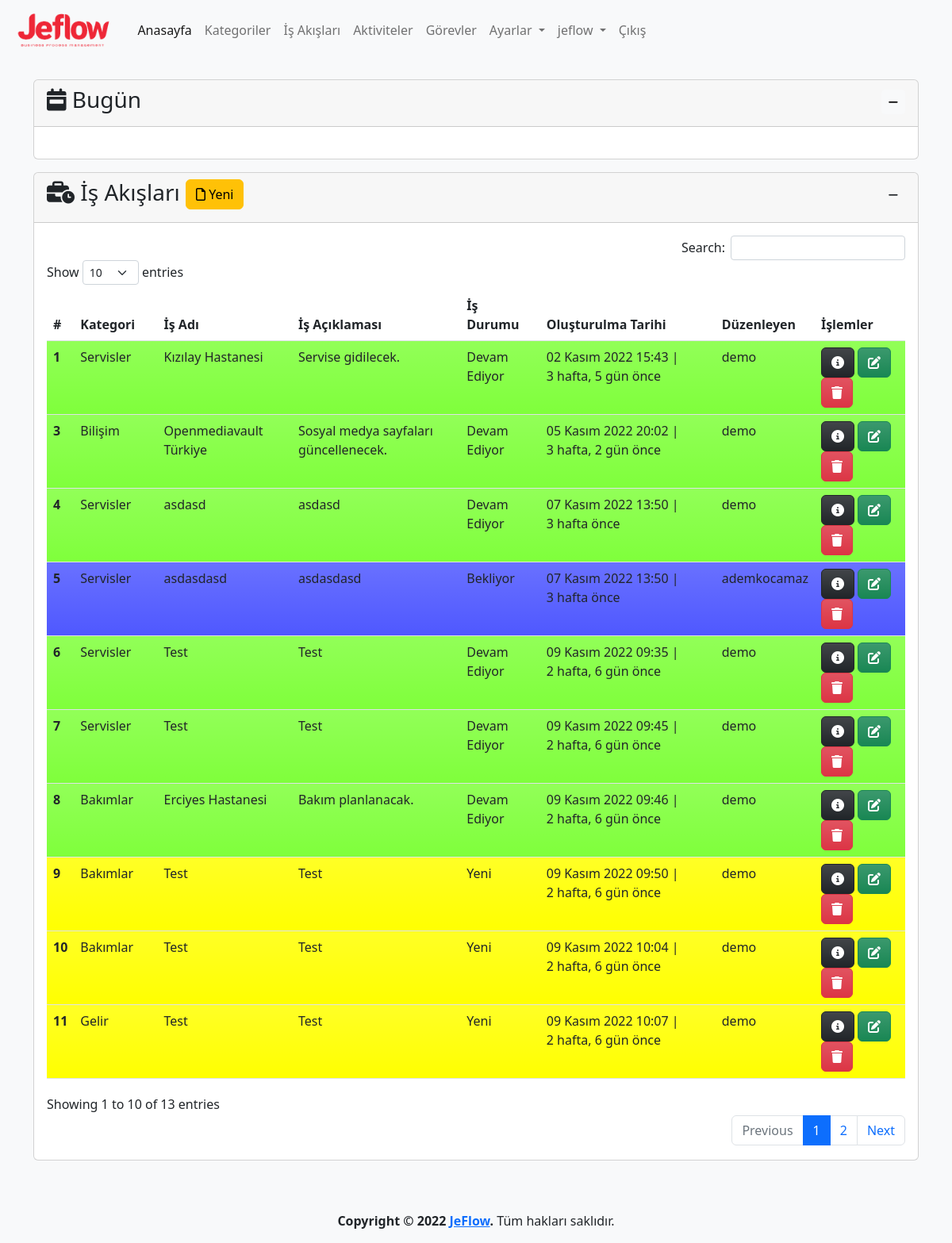
Page /process/ (signed in) on the earlier database version.
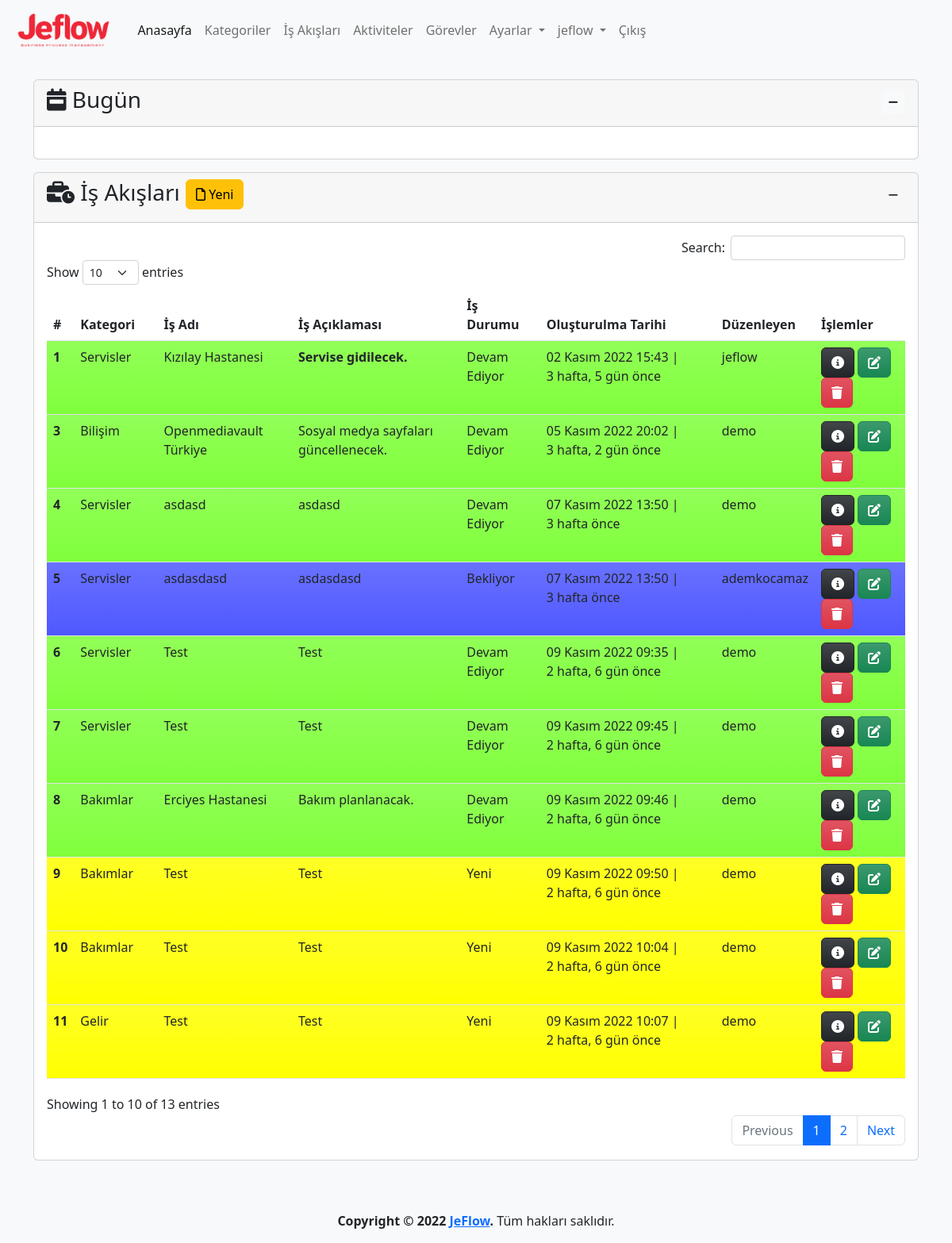
Same page on the later database version.
### app/models.py (models this page shows, shortened)
class Process(models.Model):
    category=models.ForeignKey(Category,on_delete=models.CASCADE,verbose_name='Kategori')
    name=models.CharField(max_length=500,verbose_name='İş Akış Adı')
    description=models.TextField(verbose_name='İş Akış Açıklaması', blank=True, null=True)
    state=models.ForeignKey(State, on_delete=models.SET_NULL,verbose_name='Durum', blank=True, null=True)
    created_date=models.DateTimeField(auto_now_add=True, verbose_name='Oluşturulma Tarihi')
    user=models.ForeignKey(User,on_delete=models.CASCADE,verbose_name='Kullanıcı', blank=True, null=True)
    class Meta:
        verbose_name='İş Akışı'
        verbose_name_plural='İş Akışları'

class Category(models.Model):
    name=models.CharField(max_length=500,verbose_name='Kategori Adı')
    description=models.TextField(verbose_name='Kategori Açıklaması', blank=True, null=True)
    created_date=models.DateTimeField(auto_now_add=True, verbose_name='Oluşturulma Tarihi')
    user=models.ForeignKey(User,on_delete=models.CASCADE,verbose_name='Kullanıcı', blank=True, null=True)
    def __str__(self):
        return self.name # + ' - ' + self.created_date.strftime("%d.%m.%Y, %H:%M:%S")
    class Meta:
        verbose_name='Kategori'
        verbose_name_plural="Kategoriler"

class State(models.Model):
    name=models.CharField(max_length=100,verbose_name='Durum')
    description=models.TextField(verbose_name='Açıklama', blank=True, null=True)
    color=ColorField(default='#FFFFFF',verbose_name='Renk')
    created_date=models.DateTimeField(auto_now_add=True, verbose_name='Oluşturulma Tarihi', blank=True, null=True)
    user=models.ForeignKey(User,on_delete=models.PROTECT,verbose_name='Kullanıcı', blank=True, null=True)
    def __str__(self):
        return self.name
    class Meta:
        verbose_name='Durum'
        verbose_name_plural='Durumlar'

### app/views.py (the view, shortened to what this page needs)
# urls.py: path('process/', views.process, name='process'),
@login_required(login_url='/user/login/')
def process(request):
    state=get_object_or_404(State,name='Yeni')
    process_form=ProcessForm(initial={'state':state})
    processes = Process.objects.order_by('created_date')
    context = {
        'process_form':process_form,
        'processes': processes
    }
    return render(request, 'app/process.html', context)

### app/forms.py
class ProcessForm(forms.ModelForm):
    class Meta:
        model=Process
        fields=('category','name','description','state')

### templates/app/process.html (shortened to what the changed rows need)
{% extends 'layout.html' %}
{% load humanize %}
{% block content %}
{% load crispy_forms_tags %}
<div class="row mt-3">
    <div class="col-md-12">
        <div class="card">
            <div class="collapse show" id="collapseProcess">
                <div class="card-body">
                    {% if processes %}
                    <table id="process" class="table table-hover">
                        <thead>
                            <tr>
                                <th scope="col">#</th>
                                <th scope="col">Kategori</th>
                                <th scope="col">İş Adı</th>
                                <th scope="col">İş Açıklaması</th>
                                <th scope="col">İş Durumu</th>
                                <th scope="col">Oluşturulma Tarihi</th>
                                <th scope="col">Düzenleyen</th>
                                <th scope="col">İşlemler</th>
                            </tr>
                        </thead>
                        <tbody>
                            {% for process in processes %}
                            <tr class="bg-gradient" style="background-color: {{ process.state.color }}">
                                <th scope="row">{{ process.id }}</th>
                                <td>{{ process.category }}</td>
                                <td>{{ process.name }}</td>
                                <td>{{ process.description | safe }}</td>
                                <td>
                                    {% if process.state is not None %}
                                    {{ process.state }}
                                    {% else %}
                                    -
                                    {% endif %}
                                </td>
                                <td>{{ process.created_date }} | {{ process.created_date | timesince}} önce</td>
                                <td>{{ process.user }}</td>
                                <td>
                                    <a href="{% url 'process_detail' process.id %}" class="btn btn-dark bg-gradient"
                                        data-bs-toggle="popover" data-bs-trigger="hover" data-bs-title="Detaylar"
                                        data-bs-content="Seçili satırdaki kaydın detaylarını görüntüler.">
                                        <i class="fa-solid fa-circle-info"></i>
                                    </a>
                                    <a class="btn btn-success bg-gradient" href="{% url 'process_update' process.id %}"
                                        data-bs-toggle="popover" data-bs-trigger="hover" data-bs-title="Düzenle"
                                        data-bs-content="Seçili satırdaki kaydı düzenler.">
                                        <i class="fa-solid fa-pen-to-square"></i>
                                    </a>
                                    <a class="btn btn-danger bg-gradient" href="{% url 'process_delete' process.id %}"
                                        data-bs-toggle="popover" data-bs-trigger="hover" data-bs-title="Sil"
                                        data-bs-content="Seçili satırdaki kaydı siler.">
                                        <i class="fa-solid fa-trash"></i>
                                    </a>
                                </td>
                            </tr>
                            {% endfor %}
                        </tbody>
                    </table>
                    {% else %}
                    <div class="alert alert-warning">
                        <p>İş Akışı bulunamadı.</p>
                    </div>
                    {% endif %}
                </div>
            </div>
        </div>
    </div>
</div>
{% endblock %}

Differences in the rows shown:
changed Process "Kızılay Hastanesi": user "demo" → "jeflow"
